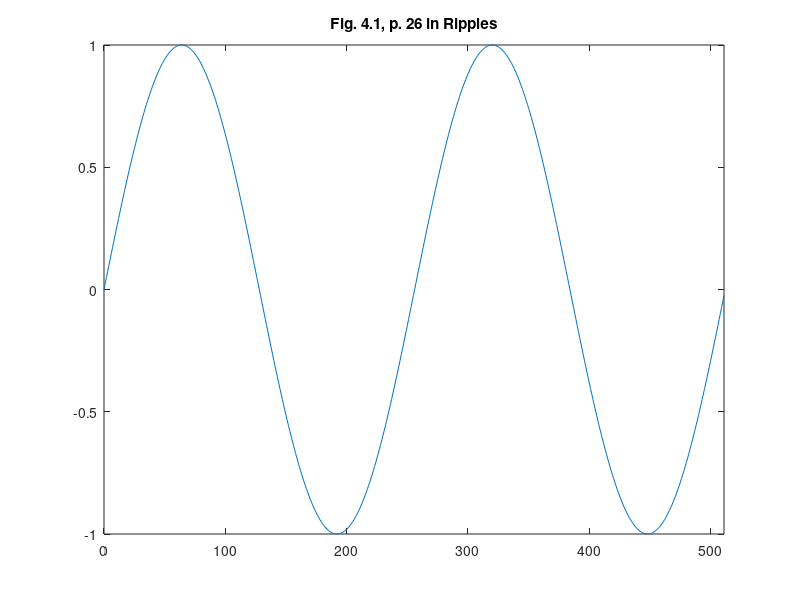
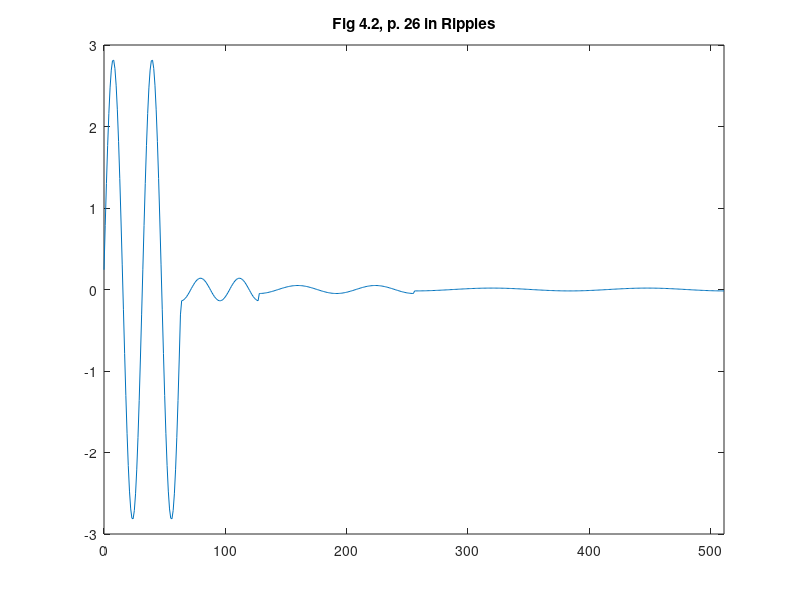
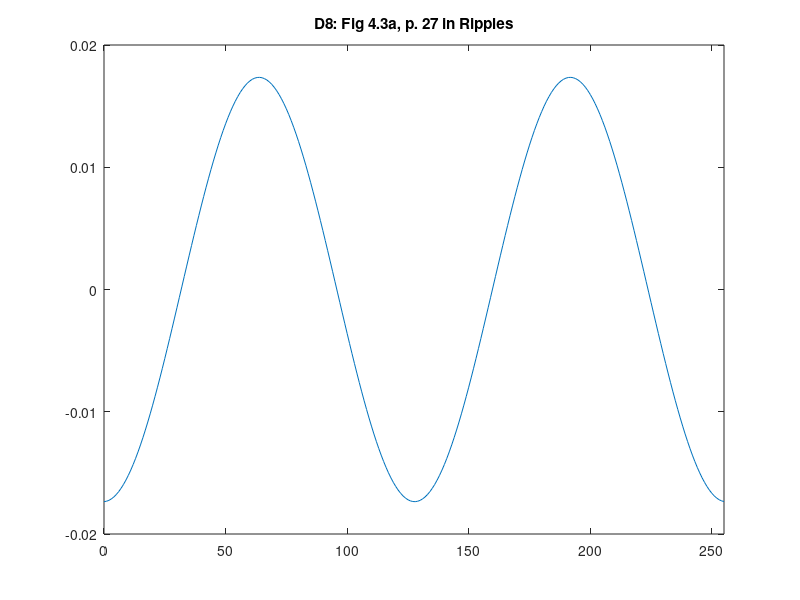
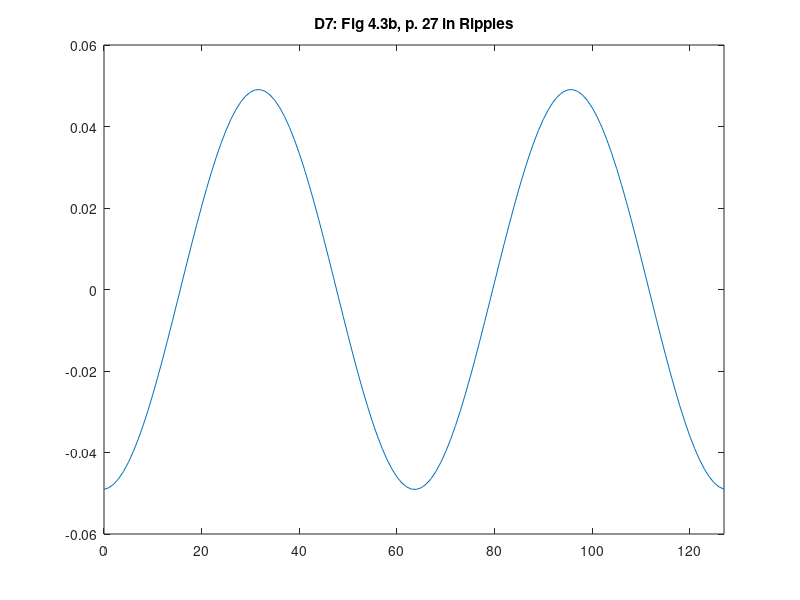

The MATLAB script that drew these images, in order:
%% Octave reconstruction of the graph on p. 26 in Chapter 4 in "Ripples in Mathematics."
%% Author: Vladimir Kulyukin

t = [0:511];

y_fig41_p26 = sin(2*2*pi*t/512);

figure;
plot(t, y_fig41_p26);
xlim([0 511]);
title('Fig. 4.1, p. 26 in Ripples');

y_fig42_p26 = [
0.24228789181051738
0.7865275324466248
1.30054136110053
1.7645761145993404
2.1607991975997836
2.473983979226618
2.692094943957973
2.8067502097372614
2.8135436389999984
2.7122141640694157
2.506655819840873
2.2047680982046236
1.818152375002565
1.3616660756607568
0.8528517126624386
0.3112627366312535
-0.242287891810517
-0.7865275324466247
-1.3005413611005299
-1.7645761145993402
-2.1607991975997836
-2.473983979226618
-2.692094943957973
-2.8067502097372614
-2.8135436389999984
-2.712214164069416
-2.506655819840873
-2.2047680982046236
-1.8181523750025657
-1.3616660756607575
-0.8528517126624388
-0.3112627366312537
0.24228789181051652
0.7865275324466239
1.30054136110053
1.7645761145993402
2.1607991975997836
2.473983979226618
2.692094943957973
2.806750209737261
2.8135436389999984
2.7122141640694166
2.506655819840873
2.204768098204624
1.8181523750025657
1.3616660756607573
0.8528517126624395
0.31126273663125437
-0.24228789181051674
-0.7865275324466237
-1.3005413611005292
-1.7645761145993395
-2.1607991975997836
-2.473983979226618
-2.692094943957973
-2.806750209737261
-2.8135436389999984
-2.7122141640694166
-2.5066558198408737
-2.204768098204624
-1.8181523750025663
-1.3616660756607575
-0.8528517126624399
-0.3112627366312547
-0.1382205356729931
-0.13324253778085945
-0.12314410388508332
-0.10831331113701251
-0.08932009858475111
-0.06689436473516598
-0.041897917963600595
-0.015291357701316859
0.011902840861936378
0.03863961992605535
0.06389150006576436
0.08668806568871212
0.10615325756246972
0.12153903927953467
0.13225414387696569
0.13788679589418307
0.1382205356729931
0.13324253778085923
0.12314410388508332
0.10831331113701283
0.08932009858475126
0.06689436473516598
0.041897917963600435
0.015291357701316859
-0.01190284086193622
-0.03863961992605488
-0.06389150006576436
-0.08668806568871212
-0.10615325756247004
-0.12153903927953467
-0.13225414387696544
-0.13788679589418357
-0.13822053567299325
-0.13324253778085893
-0.12314410388508293
-0.10831331113701298
-0.08932009858475126
-0.06689436473516583
-0.041897917963600435
-0.015291357701317173
0.01190284086193622
0.03863961992605519
0.06389150006576451
0.08668806568871165
0.10615325756246989
0.121539039279535
0.13225414387696582
0.13788679589418265
0.13822053567299264
0.1332425377808602
0.12314410388508332
0.10831331113701204
0.08932009858475064
0.06689436473516598
0.041897917963600595
0.015291357701317015
-0.011902840861936378
-0.03863961992605519
-0.06389150006576436
-0.08668806568871165
-0.10615325756247004
-0.121539039279535
-0.13225414387696582
-0.13788679589418262
-0.04904550470208658
-0.04863227384344307
-0.047750687602582144
-0.046409236136927164
-0.04462083835740445
-0.042402717512268644
-0.03977623531780623
-0.036766686233331375
-0.033403053861714625
-0.029717731821442696
-0.025746211778365728
-0.02152674164155185
-0.017099957215016028
-0.012508490852711891
-0.00779656088565971
-0.0030095457752448364
0.0018064529061707722
0.006605054458592284
0.011340045725887418
0.015965826153743066
0.02043784694792932
0.02471304010354362
0.028750233173438902
0.0325105457813979
0.035957764061409686
0.03905868941699677
0.041783458241846774
0.04410582952266639
0.04600343755448325
0.04745800733461338
0.04845553056092583
0.048986400539449124
0.04904550470208663
0.048632273843442916
0.04775068760258195
0.046409236136927476
0.04462083835740461
0.04240271751226841
0.039776235317806385
0.03676668623333169
0.033403053861714625
0.029717731821443168
0.025746211778365415
0.02152674164155169
0.017099957215016184
0.012508490852712047
0.00779656088565971
0.0030095457752448364
-0.0018064529061707722
-0.006605054458592441
-0.011340045725887418
-0.01596582615374291
-0.02043784694792932
-0.02471304010354362
-0.028750233173438902
-0.03251054578139759
-0.03595776406140961
-0.0390586894169974
-0.0417834582418467
-0.044105829522666
-0.046003437554483446
-0.04745800733461342
-0.04845553056092601
-0.04898640053944869
-0.049045504702086413
-0.04863227384344382
-0.04775068760258195
-0.046409236136927046
-0.0446208383574043
-0.04240271751226841
-0.03977623531780647
-0.036766686233331375
-0.033403053861714625
-0.029717731821443168
-0.025746211778365415
-0.02152674164155185
-0.017099957215016184
-0.012508490852711891
-0.007796560885659553
-0.0030095457752448364
0.0018064529061707722
0.006605054458592441
0.011340045725887574
0.01596582615374275
0.020437846947929477
0.024713040103543936
0.028750233173438902
0.03251054578139759
0.03595776406141016
0.03905868941699685
0.04178345824184748
0.044105829522666076
0.04600343755448309
0.0474580073346142
0.048455530560925615
0.04898640053944869
0.0490455047020864
0.04863227384344295
0.04775068760258195
0.046409236136927046
0.04462083835740437
0.04240271751226935
0.03977623531780615
0.036766686233331375
0.033403053861714466
0.029717731821442696
0.025746211778366043
0.02152674164155169
0.017099957215015872
0.012508490852712205
0.007796560885659553
0.0030095457752446794
-0.0018064529061707722
-0.006605054458592284
-0.011340045725887574
-0.01596582615374291
-0.02043784694792932
-0.024713040103543936
-0.028750233173438902
-0.03251054578139759
-0.03595776406141016
-0.039058689416996695
-0.041783458241847406
-0.044105829522666076
-0.046003437554483134
-0.0474580073346142
-0.048455530560925594
-0.04898640053944869
-0.017353269107199996
-0.017321916522383546
-0.017248833923443972
-0.01713419737276341
-0.01697828303983344
-0.016781466535938518
-0.016544222009275723
-0.016267121002689743
-0.01595083107677686
-0.015596114201672194
-0.015203824921397496
-0.014774908295189326
-0.014310397620768977
-0.01381141194503726
-0.013279153368193254
-0.012714904147768758
-0.012120023609558276
-0.011495944872883619
-0.010844171398084385
-0.010166273364549937
-0.009463883888019765
-0.008738695086265102
-0.007992454002628522
-0.007226958397243124
-0.006444052416071981
-0.005645622148198233
-0.004833591082071319
-0.004009915471655274
-0.003176579623640764
-0.002335591117077376
-0.0014889759669394682
-6.387737432781892E-4
2.129673422805805E-4
0.001064195370858105
0.0019128596595747276
0.002756915701824673
0.0035943300926715572
0.004423085427499176
0.005241185162115423
0.006046658422602499
0.006837564753324707
0.007611998791656501
0.008368094858166473
0.009104031451204694
0.00981803563505819
0.010508387311108232
0.011173423361699932
0.011811541656736901
0.012421204913353977
0.013000944399365983
0.013549363471571175
0.014065140940389582
0.014547034252721722
0.014993882485369262
0.01540460914180061
0.015778224745524917
0.016113829223828053
0.016410614076126505
0.016667864321714947
0.016884960222220188
0.017061378774602554
0.017196694971116006
0.017290582823191777
0.017342816146770284
0.017353269107199934
0.017321916522383803
0.017248833923443913
0.017134197372763352
0.01697828303983336
0.016781466535938476
0.016544222009275644
0.016267121002689743
0.015950831076776823
0.015596114201672468
0.015203824921397416
0.014774908295189248
0.014310397620769135
0.01381141194503726
0.013279153368193254
0.01271490414776868
0.012120023609558198
0.01149594487288354
0.010844171398084307
0.010166273364549859
0.009463883888019843
0.00873869508626518
0.007992454002628444
0.007226958397243124
0.006444052416072216
0.005645622148198233
0.004833591082071398
0.004009915471655196
0.003176579623640764
0.002335591117077533
0.0014889759669393897
6.387737432781892E-4
-2.129673422805805E-4
-0.001064195370858105
-0.001912859659574649
-0.0027569157018245945
-0.0035943300926715572
-0.004423085427499097
-0.005241185162115344
-0.006046658422602421
-0.006837564753324707
-0.007611998791656344
-0.008368094858166473
-0.009104031451204773
-0.009818035635058111
-0.010508387311108624
-0.011173423361699854
-0.011811541656736901
-0.012421204913353977
-0.013000944399365747
-0.013549363471571175
-0.014065140940389582
-0.014547034252721644
-0.014993882485369262
-0.015404609141800573
-0.015778224745524917
-0.016113829223828643
-0.01641061407612619
-0.016667864321714947
-0.016884960222220188
-0.017061378774602242
-0.01719669497111664
-0.017290582823191777
-0.017342816146770287
-0.017353269107199937
-0.017321916522383487
-0.017248833923443924
-0.017134197372763352
-0.01697828303983336
-0.016781466535938438
-0.016544222009275644
-0.016267121002689705
-0.015950831076776823
-0.015596114201672194
-0.015203824921397416
-0.014774908295189248
-0.01431039762076882
-0.013811411945037731
-0.013279153368193254
-0.012714904147768758
-0.012120023609558198
-0.011495944872883619
-0.010844171398084385
-0.010166273364549859
-0.009463883888019765
-0.008738695086265102
-0.007992454002628444
-0.007226958397243045
-0.006444052416072216
-0.005645622148198233
-0.004833591082071398
-0.004009915471655274
-0.003176579623640764
-0.0023355911170774546
-0.0014889759669393897
-6.387737432781892E-4
2.129673422805805E-4
0.001064195370858105
0.001912859659574649
0.0027569157018247515
0.0035943300926717142
0.004423085427499333
0.005241185162115187
0.006046658422602185
0.006837564753324471
0.00761199879165603
0.00836809485816616
0.009104031451205008
0.009818035635058425
0.010508387311108624
0.011173423361700324
0.011811541656737293
0.01242120491335437
0.013000944399365277
0.013549363471570703
0.014065140940389034
0.014547034252721094
0.014993882485369812
0.015404609141801123
0.015778224745525503
0.016113829223828605
0.01641061407612678
0.016667864321715537
0.016884960222219577
0.01706137877460163
0.017196694971115385
0.01729058282319115
0.017342816146769663
0.017353269107200565
0.01732191652238411
0.01724883392344454
0.01713419737276398
0.016978283039833987
0.016781466535939066
0.016544222009275016
0.016267121002689115
0.015950831076776233
0.015596114201671644
0.015203824921396868
0.014774908295189798
0.01431039762076937
0.013811411945037731
0.013279153368193648
0.01271490414776923
0.012120023609557728
0.011495944872883149
0.010844171398083913
0.010166273364549467
0.00946388388801945
0.008738695086265494
0.00799245400262868
0.007226958397243359
0.006444052416072216
0.00564562214819839
0.004833591082071555
0.004009915471655117
0.003176579623640607
0.0023355911170772972
0.0014889759669393112
6.387737432781107E-4
-2.129673422805805E-4
-0.001064195370858105
-0.0019128596595747276
-0.0027569157018247515
-0.0035943300926717142
-0.004423085427499333
-0.005241185162115187
-0.006046658422602185
-0.006837564753324471
-0.00761199879165603
-0.008368094858166081
-0.009104031451205087
-0.009818035635058425
-0.010508387311108546
-0.011173423361700246
-0.011811541656737371
-0.012421204913354448
-0.013000944399365277
-0.01354936347157078
-0.014065140940389034
-0.014547034252721094
-0.014993882485369812
-0.015404609141801123
-0.015778224745525503
-0.016113829223828605
-0.01641061407612678
-0.016667864321715537
-0.016884960222219556
-0.01706137877460163
-0.017196694971115395
-0.01729058282319115
-0.017342816146769656
];

figure;
plot(t, y_fig42_p26);
title("Fig 4.2, p. 26 in Ripples");
xlim([0 511]);

y_fig43a_p27 = [
-0.017353269107199996
-0.017321916522383546
-0.017248833923443972
-0.01713419737276341
-0.01697828303983344
-0.016781466535938518
-0.016544222009275723
-0.016267121002689743
-0.01595083107677686
-0.015596114201672194
-0.015203824921397496
-0.014774908295189326
-0.014310397620768977
-0.01381141194503726
-0.013279153368193254
-0.012714904147768758
-0.012120023609558276
-0.011495944872883619
-0.010844171398084385
-0.010166273364549937
-0.009463883888019765
-0.008738695086265102
-0.007992454002628522
-0.007226958397243124
-0.006444052416071981
-0.005645622148198233
-0.004833591082071319
-0.004009915471655274
-0.003176579623640764
-0.002335591117077376
-0.0014889759669394682
-6.387737432781892E-4
2.129673422805805E-4
0.001064195370858105
0.0019128596595747276
0.002756915701824673
0.0035943300926715572
0.004423085427499176
0.005241185162115423
0.006046658422602499
0.006837564753324707
0.007611998791656501
0.008368094858166473
0.009104031451204694
0.00981803563505819
0.010508387311108232
0.011173423361699932
0.011811541656736901
0.012421204913353977
0.013000944399365983
0.013549363471571175
0.014065140940389582
0.014547034252721722
0.014993882485369262
0.01540460914180061
0.015778224745524917
0.016113829223828053
0.016410614076126505
0.016667864321714947
0.016884960222220188
0.017061378774602554
0.017196694971116006
0.017290582823191777
0.017342816146770284
0.017353269107199934
0.017321916522383803
0.017248833923443913
0.017134197372763352
0.01697828303983336
0.016781466535938476
0.016544222009275644
0.016267121002689743
0.015950831076776823
0.015596114201672468
0.015203824921397416
0.014774908295189248
0.014310397620769135
0.01381141194503726
0.013279153368193254
0.01271490414776868
0.012120023609558198
0.01149594487288354
0.010844171398084307
0.010166273364549859
0.009463883888019843
0.00873869508626518
0.007992454002628444
0.007226958397243124
0.006444052416072216
0.005645622148198233
0.004833591082071398
0.004009915471655196
0.003176579623640764
0.002335591117077533
0.0014889759669393897
6.387737432781892E-4
-2.129673422805805E-4
-0.001064195370858105
-0.001912859659574649
-0.0027569157018245945
-0.0035943300926715572
-0.004423085427499097
-0.005241185162115344
-0.006046658422602421
-0.006837564753324707
-0.007611998791656344
-0.008368094858166473
-0.009104031451204773
-0.009818035635058111
-0.010508387311108624
-0.011173423361699854
-0.011811541656736901
-0.012421204913353977
-0.013000944399365747
-0.013549363471571175
-0.014065140940389582
-0.014547034252721644
-0.014993882485369262
-0.015404609141800573
-0.015778224745524917
-0.016113829223828643
-0.01641061407612619
-0.016667864321714947
-0.016884960222220188
-0.017061378774602242
-0.01719669497111664
-0.017290582823191777
-0.017342816146770287
-0.017353269107199937
-0.017321916522383487
-0.017248833923443924
-0.017134197372763352
-0.01697828303983336
-0.016781466535938438
-0.016544222009275644
-0.016267121002689705
-0.015950831076776823
-0.015596114201672194
-0.015203824921397416
-0.014774908295189248
-0.01431039762076882
-0.013811411945037731
-0.013279153368193254
-0.012714904147768758
-0.012120023609558198
-0.011495944872883619
-0.010844171398084385
-0.010166273364549859
-0.009463883888019765
-0.008738695086265102
-0.007992454002628444
-0.007226958397243045
-0.006444052416072216
-0.005645622148198233
-0.004833591082071398
-0.004009915471655274
-0.003176579623640764
-0.0023355911170774546
-0.0014889759669393897
-6.387737432781892E-4
2.129673422805805E-4
0.001064195370858105
0.001912859659574649
0.0027569157018247515
0.0035943300926717142
0.004423085427499333
0.005241185162115187
0.006046658422602185
0.006837564753324471
0.00761199879165603
0.00836809485816616
0.009104031451205008
0.009818035635058425
0.010508387311108624
0.011173423361700324
0.011811541656737293
0.01242120491335437
0.013000944399365277
0.013549363471570703
0.014065140940389034
0.014547034252721094
0.014993882485369812
0.015404609141801123
0.015778224745525503
0.016113829223828605
0.01641061407612678
0.016667864321715537
0.016884960222219577
0.01706137877460163
0.017196694971115385
0.01729058282319115
0.017342816146769663
0.017353269107200565
0.01732191652238411
0.01724883392344454
0.01713419737276398
0.016978283039833987
0.016781466535939066
0.016544222009275016
0.016267121002689115
0.015950831076776233
0.015596114201671644
0.015203824921396868
0.014774908295189798
0.01431039762076937
0.013811411945037731
0.013279153368193648
0.01271490414776923
0.012120023609557728
0.011495944872883149
0.010844171398083913
0.010166273364549467
0.00946388388801945
0.008738695086265494
0.00799245400262868
0.007226958397243359
0.006444052416072216
0.00564562214819839
0.004833591082071555
0.004009915471655117
0.003176579623640607
0.0023355911170772972
0.0014889759669393112
6.387737432781107E-4
-2.129673422805805E-4
-0.001064195370858105
-0.0019128596595747276
-0.0027569157018247515
-0.0035943300926717142
-0.004423085427499333
-0.005241185162115187
-0.006046658422602185
-0.006837564753324471
-0.00761199879165603
-0.008368094858166081
-0.009104031451205087
-0.009818035635058425
-0.010508387311108546
-0.011173423361700246
-0.011811541656737371
-0.012421204913354448
-0.013000944399365277
-0.01354936347157078
-0.014065140940389034
-0.014547034252721094
-0.014993882485369812
-0.015404609141801123
-0.015778224745525503
-0.016113829223828605
-0.01641061407612678
-0.016667864321715537
-0.016884960222219556
-0.01706137877460163
-0.017196694971115395
-0.01729058282319115
-0.017342816146769656
];


figure;
plot(0:1:255, y_fig43a_p27);
title("D8: Fig 4.3a, p. 27 in Ripples");
xlim([0 255]);

y_fig43b_p27 = [
-0.04904550470208658
-0.04863227384344307
-0.047750687602582144
-0.046409236136927164
-0.04462083835740445
-0.042402717512268644
-0.03977623531780623
-0.036766686233331375
-0.033403053861714625
-0.029717731821442696
-0.025746211778365728
-0.02152674164155185
-0.017099957215016028
-0.012508490852711891
-0.00779656088565971
-0.0030095457752448364
0.0018064529061707722
0.006605054458592284
0.011340045725887418
0.015965826153743066
0.02043784694792932
0.02471304010354362
0.028750233173438902
0.0325105457813979
0.035957764061409686
0.03905868941699677
0.041783458241846774
0.04410582952266639
0.04600343755448325
0.04745800733461338
0.04845553056092583
0.048986400539449124
0.04904550470208663
0.048632273843442916
0.04775068760258195
0.046409236136927476
0.04462083835740461
0.04240271751226841
0.039776235317806385
0.03676668623333169
0.033403053861714625
0.029717731821443168
0.025746211778365415
0.02152674164155169
0.017099957215016184
0.012508490852712047
0.00779656088565971
0.0030095457752448364
-0.0018064529061707722
-0.006605054458592441
-0.011340045725887418
-0.01596582615374291
-0.02043784694792932
-0.02471304010354362
-0.028750233173438902
-0.03251054578139759
-0.03595776406140961
-0.0390586894169974
-0.0417834582418467
-0.044105829522666
-0.046003437554483446
-0.04745800733461342
-0.04845553056092601
-0.04898640053944869
-0.049045504702086413
-0.04863227384344382
-0.04775068760258195
-0.046409236136927046
-0.0446208383574043
-0.04240271751226841
-0.03977623531780647
-0.036766686233331375
-0.033403053861714625
-0.029717731821443168
-0.025746211778365415
-0.02152674164155185
-0.017099957215016184
-0.012508490852711891
-0.007796560885659553
-0.0030095457752448364
0.0018064529061707722
0.006605054458592441
0.011340045725887574
0.01596582615374275
0.020437846947929477
0.024713040103543936
0.028750233173438902
0.03251054578139759
0.03595776406141016
0.03905868941699685
0.04178345824184748
0.044105829522666076
0.04600343755448309
0.0474580073346142
0.048455530560925615
0.04898640053944869
0.0490455047020864
0.04863227384344295
0.04775068760258195
0.046409236136927046
0.04462083835740437
0.04240271751226935
0.03977623531780615
0.036766686233331375
0.033403053861714466
0.029717731821442696
0.025746211778366043
0.02152674164155169
0.017099957215015872
0.012508490852712205
0.007796560885659553
0.0030095457752446794
-0.0018064529061707722
-0.006605054458592284
-0.011340045725887574
-0.01596582615374291
-0.02043784694792932
-0.024713040103543936
-0.028750233173438902
-0.03251054578139759
-0.03595776406141016
-0.039058689416996695
-0.041783458241847406
-0.044105829522666076
-0.046003437554483134
-0.0474580073346142
-0.048455530560925594
-0.04898640053944869
];

figure;
plot(0:1:127, y_fig43b_p27);
title("D7: Fig 4.3b, p. 27 in Ripples");
xlim([0 127]);

y_fig43c_p27 = [
-0.1382205356729931
-0.13324253778085945
-0.12314410388508332
-0.10831331113701251
-0.08932009858475111
-0.06689436473516598
-0.041897917963600595
-0.015291357701316859
0.011902840861936378
0.03863961992605535
0.06389150006576436
0.08668806568871212
0.10615325756246972
0.12153903927953467
0.13225414387696569
0.13788679589418307
0.1382205356729931
0.13324253778085923
0.12314410388508332
0.10831331113701283
0.08932009858475126
0.06689436473516598
0.041897917963600435
0.015291357701316859
-0.01190284086193622
-0.03863961992605488
-0.06389150006576436
-0.08668806568871212
-0.10615325756247004
-0.12153903927953467
-0.13225414387696544
-0.13788679589418357
-0.13822053567299325
-0.13324253778085893
-0.12314410388508293
-0.10831331113701298
-0.08932009858475126
-0.06689436473516583
-0.041897917963600435
-0.015291357701317173
0.01190284086193622
0.03863961992605519
0.06389150006576451
0.08668806568871165
0.10615325756246989
0.121539039279535
0.13225414387696582
0.13788679589418265
0.13822053567299264
0.1332425377808602
0.12314410388508332
0.10831331113701204
0.08932009858475064
0.06689436473516598
0.041897917963600595
0.015291357701317015
-0.011902840861936378
-0.03863961992605519
-0.06389150006576436
-0.08668806568871165
-0.10615325756247004
-0.121539039279535
-0.13225414387696582
-0.13788679589418262
];

figure;
plot(0:1:63, y_fig43c_p27);
title("D6: Fig 4.3c, p. 27 in Ripples");
xlim([0 63]);

y_fig43d_p27 = [
0.24228789181051738
0.7865275324466248
1.30054136110053
1.7645761145993404
2.1607991975997836
2.473983979226618
2.692094943957973
2.8067502097372614
2.8135436389999984
2.7122141640694157
2.506655819840873
2.2047680982046236
1.818152375002565
1.3616660756607568
0.8528517126624386
0.3112627366312535
-0.242287891810517
-0.7865275324466247
-1.3005413611005299
-1.7645761145993402
-2.1607991975997836
-2.473983979226618
-2.692094943957973
-2.8067502097372614
-2.8135436389999984
-2.712214164069416
-2.506655819840873
-2.2047680982046236
-1.8181523750025657
-1.3616660756607575
-0.8528517126624388
-0.3112627366312537
0.24228789181051652
0.7865275324466239
1.30054136110053
1.7645761145993402
2.1607991975997836
2.473983979226618
2.692094943957973
2.806750209737261
2.8135436389999984
2.7122141640694166
2.506655819840873
2.204768098204624
1.8181523750025657
1.3616660756607573
0.8528517126624395
0.31126273663125437
-0.24228789181051674
-0.7865275324466237
-1.3005413611005292
-1.7645761145993395
-2.1607991975997836
-2.473983979226618
-2.692094943957973
-2.806750209737261
-2.8135436389999984
-2.7122141640694166
-2.5066558198408737
-2.204768098204624
-1.8181523750025663
-1.3616660756607575
-0.8528517126624399
-0.3112627366312547
];

figure;
plot(0:1:63, y_fig43d_p27);
title("S6: Fig 4.3d, p. 27 in Ripples");
xlim([0 63]);
